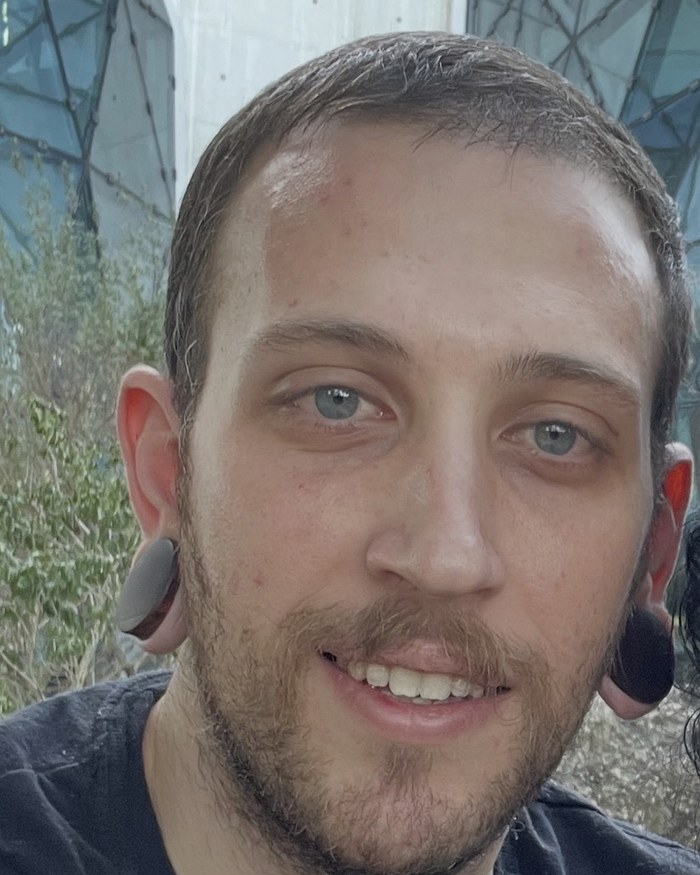
#> input picture assets/profile.jpg, 700 x 875 px
$ python make_og.py
#> lines starting #> are read from the running program, lines starting #| are printed output that depends on the picture
#!/usr/bin/env python3
"""Render assets/og.png, the 1200x630 card shown when the site is shared.

Built from the same pieces as the page header: the vendored Heros and Plex
Mono, the palette in style.css, and assets/profile.jpg. Rerun it after
swapping the portrait or changing the intro line.

Needs Pillow and fontTools (with brotli) to read the woff2 files. Local only;
CI does not run this.

Usage:
    python3 tools/make_og.py
"""

import io
import os

from fontTools.ttLib import TTFont
from PIL import Image, ImageDraw, ImageFont

ROOT = os.path.dirname(os.path.dirname(os.path.abspath(__file__)))
FONTS = os.path.join(ROOT, "assets", "fonts")
OUT = os.path.join(ROOT, "assets", "og.png")

W, H = 1200, 630
SCALE = 2  # draw at 2x and downsample, for cleaner edges on the hairlines

# style.css :root
BG = "#0c0c0d"
INK = "#ededea"
BRIGHT = "#ffffff"
MID = "#8f8f8a"
LOW = "#5a5a57"
LINE = "#232324"
LINE2 = "#333335"


def font(name, size):
    """Pillow cannot read woff2, so unpack it to an in-memory sfnt first."""
    f = TTFont(os.path.join(FONTS, name))
    f.flavor = None
    buf = io.BytesIO()
    f.save(buf)
    buf.seek(0)
    return ImageFont.truetype(buf, size * SCALE)


def main():
    s = SCALE
    img = Image.new("RGB", (W * s, H * s), BG)
    d = ImageDraw.Draw(img)

    # Portrait: 4:5, hairline border, mono caption underneath, as on the page.
    pw, ph = 300, 375
    px, py = W - 72 - pw, (H - ph - 28) // 2
    portrait = Image.open(os.path.join(ROOT, "assets", "profile.jpg")).convert("RGB")
#> portrait is the input picture: PIL image 700x875 RGB; mean R, G, B 121, 114.4, 110.6
    portrait = portrait.resize((pw * s, ph * s), Image.LANCZOS)
#> portrait: PIL image 600x750 RGB
    img.paste(portrait, (px * s, py * s))
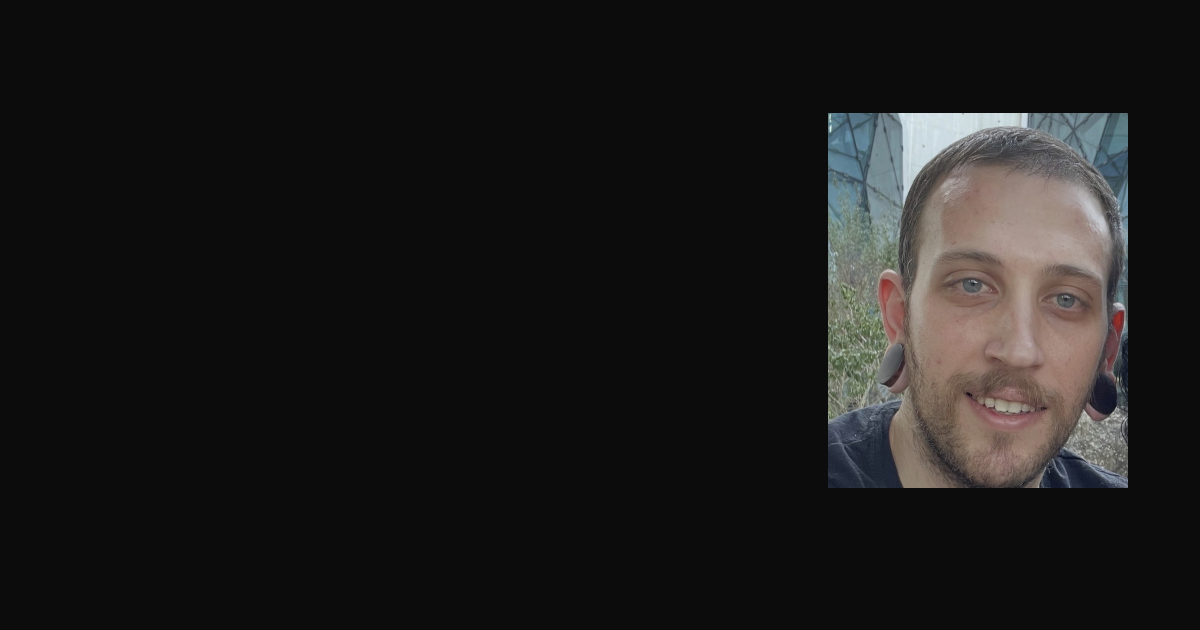
#> img: PIL image 2400x1260 RGB (shown at 1/2 size); mean R, G, B 28.2, 27.2, 27.5
    d.rectangle([px * s, py * s, (px + pw) * s - 1, (py + ph) * s - 1],
                outline=LINE2, width=s)
    d.text((px * s, (py + ph + 12) * s), "Tampa, FL",
           font=font("plex-mono-regular.woff2", 15), fill=LOW)

    # Text block, vertically centred on the portrait.
    x = 72
    measure = px - 56 - x
    name = font("heros-bold.woff2", 76)
    line = font("heros-regular.woff2", 29)
    mono = font("plex-mono-regular.woff2", 19)

    y = py + 62
    d.text((x * s, y * s), "Zachary Blauser", font=name, fill=BRIGHT)
    y += 104
    d.text((x * s, y * s), "Systems programmer in Tampa.", font=line, fill=INK)
    y += 40
    d.text((x * s, y * s), "Mostly C and Zig.", font=line, fill=INK)
    y += 66
    d.line([(x * s, y * s), ((x + measure) * s, y * s)], fill=LINE, width=s)
    y += 26
    d.text((x * s, y * s), "zblauser.dev", font=mono, fill=MID)
    y += 34
    d.text((x * s, y * s), "a live record of what I'm building", font=mono, fill=LOW)

    img.resize((W, H), Image.LANCZOS).save(OUT, optimize=True)
    print(f"wrote {os.path.relpath(OUT, ROOT)} ({os.path.getsize(OUT) // 1024}K)")


if __name__ == "__main__":
#> (the run stopped early here; a loop or call above may not have finished)
